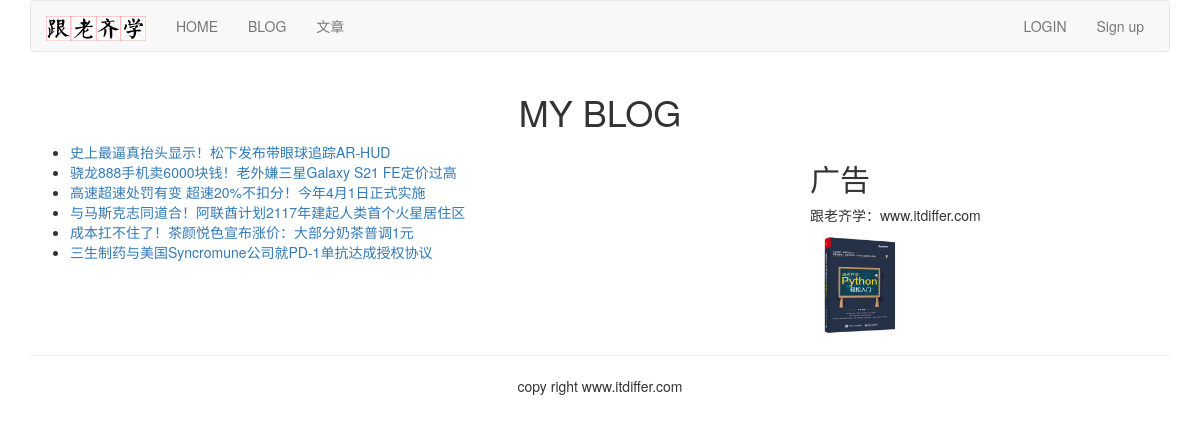
Screenshot of /blog/ with the database file from the repository.
### blog/models.py (models this page shows, shortened)
class BlogArticles(models.Model):
    title = models.CharField(max_length=300)
    author = models.ForeignKey(User, on_delete=models.CASCADE, related_name='blog_posts')
    body = models.TextField()
    publish = models.DateTimeField(default=timezone.now)
    class Meta:  # 主要目的是给上级类添加一些功能，或者指定一些标准
        ordering = ('-publish',)

### blog/views.py (the view)
# urls.py: path('', views.blog_title, name='blog_title'),     # 当跟路由跳转到此应用urls是，则执行views.blog_title函数，渲染至网页
def blog_title(request):
    blogs = BlogArticles.objects.all()
    return render(request, 'blog/titles.html', {'blogs': blogs})

### templates/blog/titles.html (shortened to what this page needs)
{% extends "base.html" %}
{% block content %}
{% load static %}
<div class="row text-center vertical-middle-sm">
    <h1>MY BLOG</h1>
</div>
<div class="row">
    <div class="col-xs-12 col-md-8">
    <ul>
    {% for blog in blogs %}
        <li><a href="{{ blog.id }}">{{ blog.title }}</a></li>
    {% endfor %}
    </ul>
    </div>
    <div class="col-xs-6 col-md-4">
    <h2>广告</h2>
    <p>跟老齐学：www.itdiffer.com</p>
    <img src="{% static '/images/book.jpg' %}" width="100px">
    </div>
</div>
{% endblock %}

### templates/base.html (shortened to what this page needs)
<!DOCTYPE html>
{% load static %}
<html lang="zh-cn">
    <head>
        <link rel="stylesheet" href="{% static 'css/bootstrap.css' %}">
    </head>
    <body>
        {% include "header.html" %}
        <div class="container">
            {% block content %}{% endblock %}
        </div>
        {% include "footer.html" %}
    </body>
</html>

### templates/header.html (shortened to what this page needs)
{% load static %}
<div class="container">
  <nav class="navbar navbar-default" role="navigation">
    <div class="navbar-header">
      <a class="navbar-brand" href="{% url 'home' %}">
        <img src="{% static '/images/logo.png' %}" width="100px">
      </a>
    </div>
    <div>
      <ul class="nav navbar-nav" role="navigation">
        <li><a href="{% url 'home' %}">HOME</a></li>
        <li><a href="{% url 'blog:blog_title' %}">BLOG</a></li>
        <li><a href="{% url 'article:article_titles' %}">文章</a></li>
      </ul>
      <ul class="nav navbar-nav navbar-right" style="margin-right:10px">
        {% if user.is_authenticated %}
        <li class="dropdown" style="margin-top:8px">
          <button class="btn btn-default dropdown-toggle" type="button" id="dropdownMenu" data-toggle="dropdown">
            {{ user.username }}
            <span class="caret"></span>
          </button>
          <ul class="dropdown-menu">
            <li><a href="{% url 'account:password_change' %}">修改密码</a></li>
            <li><a href="{% url 'account:my_information' %}">个人信息</a></li>
            <li><a href="{% url 'article:article_column' %}">后台管理</a></li>
          </ul>
        </li>
        <li><a href="{% url 'account:user_logout' %}">Logout</a></li>
        {% else %}
        <li><a href="{% url 'account:user_login' %}">LOGIN</a></li>
        <li><a href="{% url 'account:user_register' %}">Sign up</a></li>
        {% endif %}
      </ul>
    </div>
  </nav>
</div>

### templates/footer.html
<div class="container">
    <hr>
    <p class="text-center">copy right www.itdiffer.com</p>
</div>

### rows the page displays
BlogArticles: title "史上最逼真抬头显示！松下发布带眼球追踪AR-HUD"
BlogArticles: title "骁龙888手机卖6000块钱！老外嫌三星Galaxy S21 FE定价过高"
BlogArticles: title "高速超速处罚有变 超速20%不扣分！今年4月1日正式实施"
BlogArticles: title "与马斯克志同道合！阿联酋计划2117年建起人类首个火星居住区"
BlogArticles: title "成本扛不住了！茶颜悦色宣布涨价：大部分奶茶普调1元"
BlogArticles: title "三生制药与美国Syncromune公司就PD-1单抗达成授权协议"
